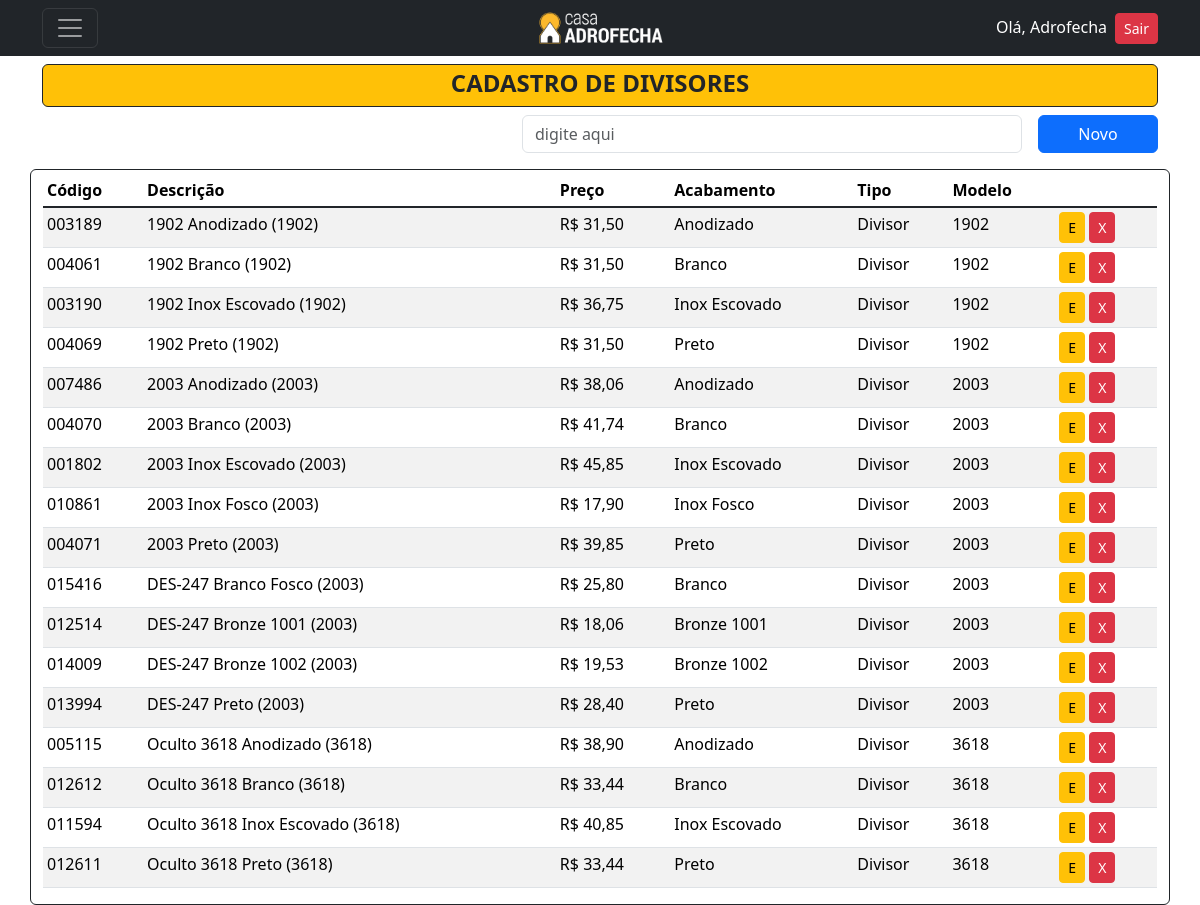
Before: /listar/divisor/ (signed in) with the older database file.
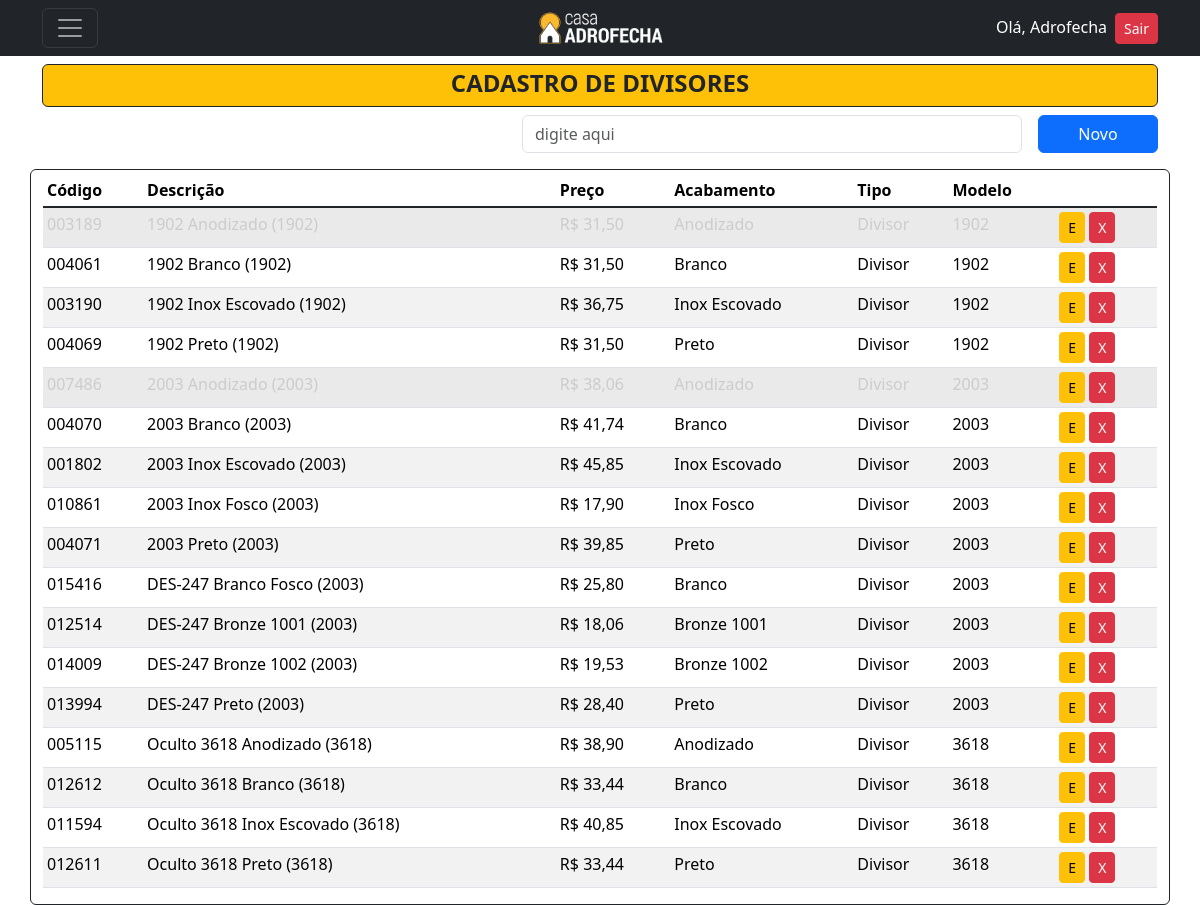
After: the same page with the newer database file.
### cadastros/models.py (models this page shows, shortened)
class ItemBase(models.Model):
    codigo = models.CharField(max_length=6, verbose_name="Código", unique=True)
    descricao = models.CharField(max_length=150, verbose_name="Descrição")
    preco = models.DecimalField(decimal_places=2, max_digits=5, verbose_name="Preço")
    acabamento = models.ForeignKey('Acabamento', on_delete=models.PROTECT)
    tipo = models.ForeignKey('Tipo', on_delete=models.PROTECT)
    ativo = models.BooleanField(default=True)
    class Meta:
        abstract = True

class Divisor(ItemBase):
    modelo = models.ForeignKey(ModeloDivisor, on_delete=models.PROTECT)
    tipodivisor = models.CharField(choices=TIPODIVISOR, max_length=50, verbose_name="Tipo Divisor")
    espdivisor = models.DecimalField(decimal_places=2, max_digits=5, verbose_name="Espessura Divisor")
    class Meta:
        verbose_name = 'Perfil Divisor'
        verbose_name_plural = 'Perfis Divisores'
        ordering = ["descricao"]

class Acabamento(models.Model):
    acabamento = models.CharField(max_length=50, unique=True)
    codigo_rgb = models.CharField(max_length=15, verbose_name="Código RGB",)
    class Meta:
        verbose_name = 'Acabamento'
        verbose_name_plural = 'Acabamentos'
        ordering = ["acabamento"]
    def __str__(self):
        return self.acabamento

class Tipo(models.Model):
    tipo = models.CharField(max_length=30, unique=True)
    class Meta:
        ordering = ["tipo"]
    def __str__(self):
        return self.tipo

class BaseModelo(models.Model):
    modelo = models.CharField(max_length=10, unique=True)
    class Meta:
        abstract = True
    def __str__(self):
        return self.modelo

class ModeloDivisor(BaseModelo):
    class Meta:
        verbose_name = 'Modelo Divisor'
        verbose_name_plural = 'Modelo Divisores'
        ordering = ["modelo"]

### cadastros/views.py (the view)
# urls.py: path('listar/divisor/', DivisorList.as_view(), name='listar-divisor'),
class DivisorList(LoginRequiredMixin,PermissionRequiredMixin, ListView):
    model = Divisor
    template_name = 'cadastros/listas/Divisor.html'
    permission_required = 'cadastros.view_divisor'

### cadastros/templates/cadastros/listas/Divisor.html (shortened to what this page needs)
{% extends 'base.html' %}
{% load static %}
{% block content %}
<header class="mt-5">
  <div>
      <div class="bg-warning rounded text-dark border border-dark pt-1 d-flex align-items-center justify-content-center">
        <h4><strong>CADASTRO DE DIVISORES</strong></h4>
      </div>
      <div class="mt-2 d-flex align-items-center justify-content-end">
          <input type="email" class="form-control me-3" style="width: 500px;" id="exampleFormControlInput1" placeholder="digite aqui">
          <a href="{% url 'cadastrar-divisor' %}" style="width: 120px;" class="btn btn-primary bg-primary">Novo</a>
      </div>
  </div>
</header>
<div class="mt-3">
  <div class="row">
      <div class="border border-dark rounded container">
          <table class="mt-1 table table-sm table-striped">
            <thead>
              <tr>
                <th scope="col ">Código</th>
                <th scope="col ">Descrição</th>
                <th scope="col ">Preço</th>
                <th scope="col ">Acabamento</th>
                <th scope="col ">Tipo</th>
                <th scope="col ">Modelo</th>
              </tr>
            </thead>
            <tbody class="table-group-divider ">
                {% for divisor in object_list %}
                <tr {% if not divisor.ativo %}class="inactive"{% endif %}>
                    <td>{{ divisor.codigo }}</td>
                    <td>{{ divisor.descricao }}</td>
                    <td>R$ {{ divisor.preco }}</td>
                    <td>{{ divisor.acabamento }}</td>
                    <td>{{ divisor.tipo }}</td>
                    <td>{{ divisor.modelo }}</td>
                    <td>
                        <a href="{% url 'editar-divisor' divisor.pk %}" class="btn btn-warning btn-sm" title="Editar">E</a>
                        <a href="{% url 'excluir-divisor' divisor.pk %}" class="btn btn-danger btn-sm" title="Excluir">X</a>
                    </td>
                </tr>
                {% empty %}
                    <tr>
                        <td colspan="9">Nenhum Divisor cadastrado</td>
                    </tr>
                {% endfor %}
            </tbody>
          </table>
      </div>
  </div>
</div>
{% endblock %}

Changed rows visible on the page:
changed Divisor "1902 Anodizado (1902)": ativo True → False (drawn)
changed Divisor "2003 Anodizado (2003)": ativo True → False (drawn)
